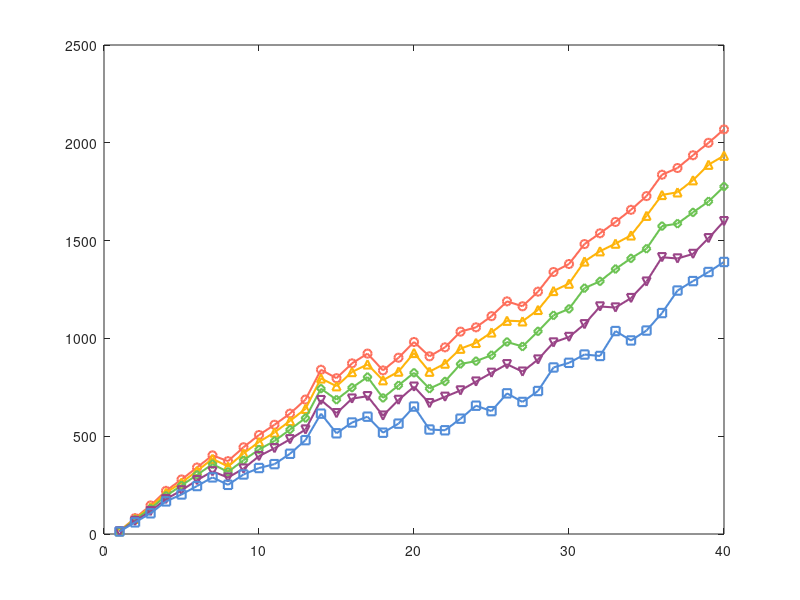

Reproduce this figure in MATLAB. (Note: this script raises an error after producing the figure.)
clc
clear all
data = csvread('cULzeta2.csv');
plot(data(3, 2:41), '-o', 'MarkerSize', 6, 'Color', '#FD6D5A', 'LineWidth', 1.5);
hold on
plot(data(4, 2:41), '-^', 'MarkerSize', 6, 'Color', '#FEB40B',  'LineWidth', 1.5);
hold on
plot(data(5, 2:41), '-d', 'MarkerSize', 6, 'Color', '#6DC354',  'LineWidth', 1.5);
hold on
plot(data(6, 2:41), '-v', 'MarkerSize', 6, 'Color', '#994487',  'LineWidth', 1.5);
hold on
plot(data(7, 2:41), '-s', 'MarkerSize', 6, 'Color', '#518CD8',  'LineWidth', 1.5);
hold on
plot(data(8, 2:41), '-P', 'MarkerSize', 6, 'Color', '#443295',  'LineWidth', 1.5);
hold on
%plot(data(:, 4), '-^', 'MarkerSize', 12, 'Color',[0.18039 0.5451 0.34118], 'LineWidth', 3.2)
%hold on
%plot(data(:, 5), '-*', 'MarkerSize', 12, 'Color',[0.8549 0.64706 0.12549], 'LineWidth', 3.2)
%hold on

g=legend('$\xi_n=5$', '$\xi_n=7$', '$\xi_n=9$', '$\xi_n=11$', '$\xi_n=13$','$\xi_n=15$');
h = xlabel('Time Slots (0.5s)','FontSize',16); ylabel('Cumulative Utility of LUs','FontSize',16);
%xlabel('Block interval T^I (s)','FontSize',15); ylabel('Total reward','FontSize',15);
k=set(gca,'xtick',0:5:40,'XTickLabel',{'0','25','50','75','100','125','150','175','200'});
set(g,'Interpreter','latex','FontSize',16,'FontWeight','normal')
set(h,'FontSize',16,'FontWeight','normal')
